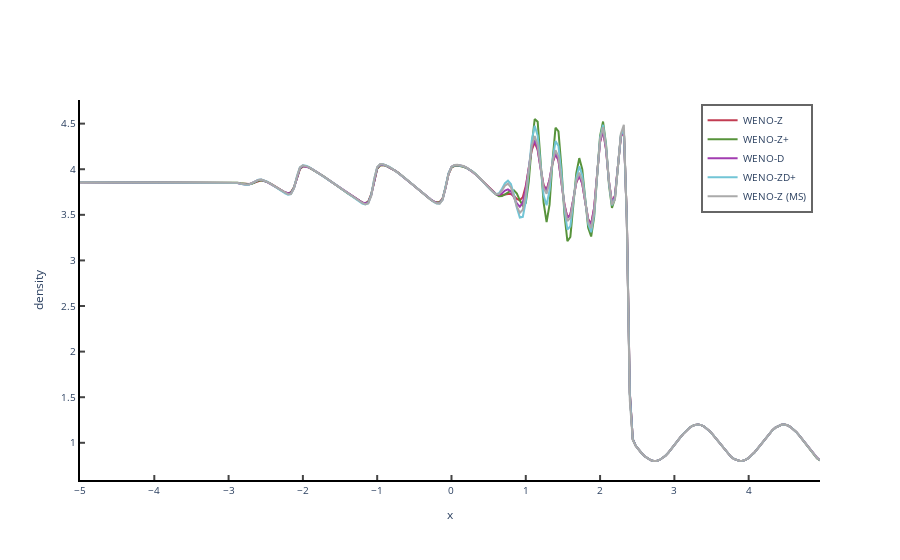
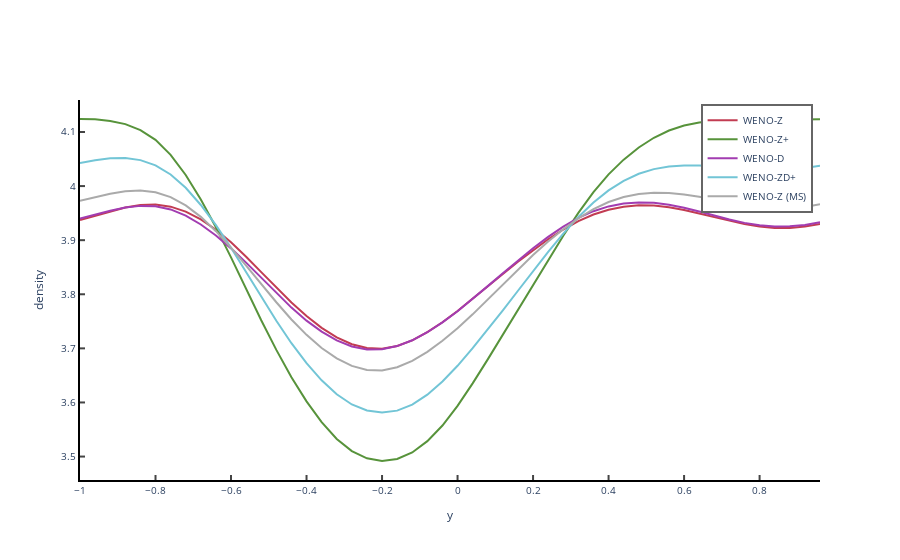

Notebook cell for these charts, in order:
### Code cell
fig_x = make_subplots(
    rows  = 1, 
    cols  = 1
)

fig_y = make_subplots(
    rows  = 1, 
    cols  = 1
)

interval_x = (-5, 5)
interval_y = (-1, 1)

N     = 250
N_ref = 400

Δx       = 10/N
Δy       = Δx
Δx_ref   = 10/N_ref
Δy_ref   = 10/N_ref

malha_x = np.arange(interval_x[0], interval_x[1], Δx, dtype=dtype)
malha_y = np.arange(interval_y[0], interval_y[1], Δy, dtype=dtype)

x_ref = np.arange(interval_x[0], interval_x[1], Δx_ref, dtype=dtype)
y_ref = np.arange(interval_y[0], interval_y[1], Δy_ref, dtype=dtype)

#     fig.add_trace(
#         ply_go.Scatter(
#             x     = x_ref,
#             y     = y_ref,
#             mode  = "lines"                                          ,
#             line  = ply_go.scatter.Line(color = "#666666", width = 1),
#             name  = "Reference"                                      ,
#             xaxis = "x"                                              ,
#             yaxis = "y"                                              ,
#             legendgroup = "Reference"
#         ),
#         row = 1,
#         col = 1
#     )

for nome in nomes:
    y = ux[nome]

    fig_x.add_trace(
        ply_go.Scatter(
            x          = malha_x ,
            y          = y       ,
            mode       = "lines" ,
            name       = nome    ,
            line = ply_go.scatter.Line(
                color = cores[nome],
                width = 2
            )
        ),
        row = 1,
        col = 1
    )

    y = uy[nome]

    fig_y.add_trace(
        ply_go.Scatter(
            x          = malha_y ,
            y          = y       ,
            mode       = "lines" ,
            name       = nome    ,
            line = ply_go.scatter.Line(
                color = cores[nome],
                width = 2
            )
        ),
        row = 1,
        col = 1
    )

fig_x.update_layout(
    paper_bgcolor = "#FFFFFF",
    plot_bgcolor  = "#FFFFFF",
    xaxis         = dict(
        linecolor = "#000000" , 
        ticks     = "inside"  ,
        title     = "x"
    ),
    yaxis         = dict(
        linecolor = "#000000" ,
        ticks     = "inside"  ,
        title     = "density"  
    )
)
fig_x.update_layout(
    paper_bgcolor = "#FFFFFF",
    plot_bgcolor  = "#FFFFFF",
    font_size     = 10       ,
    xaxis         = dict(
        linecolor = "#000000" , 
        ticks     = "inside"  ,
        tickwidth = 2         ,
        title     = "x"       ,
        linewidth = 2         ,
        tickfont_size = 10
    ),
    yaxis         = dict(
        linecolor = "#000000" ,
        ticks     = "inside"  ,
        tickwidth = 2         ,
        title     = "density" ,
        linewidth = 2         ,
        tickfont_size = 10
    ),
    legend = dict(
        yanchor       = "top"    ,
        y             = 0.99     ,
        xanchor       = "right"  ,
        x             = 0.99     ,
        title         = ""       ,
        bordercolor   = "#666666",
        borderwidth   = 2        ,
        itemsizing    = "trace"  ,
        tracegroupgap = 0.7
    )
)
fig_x.update_yaxes(exponentformat="power")
fig_x.show()

fig_y.update_layout(
    paper_bgcolor = "#FFFFFF",
    plot_bgcolor  = "#FFFFFF",
    xaxis         = dict(
        linecolor = "#000000" , 
        ticks     = "inside"  ,
        title     = "y"
    ),
    yaxis         = dict(
        linecolor = "#000000" ,
        ticks     = "inside"  ,
        title     = "density"  
    )
)
fig_y.update_layout(
    paper_bgcolor = "#FFFFFF",
    plot_bgcolor  = "#FFFFFF",
    font_size     = 10       ,
    xaxis         = dict(
        linecolor = "#000000" , 
        ticks     = "inside"  ,
        tickwidth = 2         ,
        title     = "y"       ,
        linewidth = 2         ,
        tickfont_size = 10
    ),
    yaxis         = dict(
        linecolor = "#000000" ,
        ticks     = "inside"  ,
        tickwidth = 2         ,
        title     = "density" ,
        linewidth = 2         ,
        tickfont_size = 10
    ),
    legend = dict(
        yanchor       = "top"    ,
        y             = 0.99     ,
        xanchor       = "right"  ,
        x             = 0.99     ,
        title         = ""       ,
        bordercolor   = "#666666",
        borderwidth   = 2        ,
        itemsizing    = "trace"  ,
        tracegroupgap = 0.7
    )
)
fig_y.update_yaxes(exponentformat="power")
fig_y.show()

fig_x.write_html("htmls/Shock-Entropy Wave WENO-ZD+ com MS (y = 0.76).html")
# fig_x.write_image("htmls/" + problema[2:] + " WENO-ZD+.pdf", width = 2250, height = 1450)

fig_y.write_html("htmls/Shock-Entropy Wave WENO-ZD+ com MS (x = 1.72).html")
# fig_x.write_image("htmls/" + problema[2:] + " WENO-ZD+.pdf", width = 2250, height = 1450)

### Figure 1 — Plotly figure (JSON) as saved in the notebook; plotly's stock layout.template omitted (floating-point values rounded to 4 significant figures; data arrays with more than 128 entries replaced by an {"elided": "..."} marker saying what was removed)
{"data": [{"line": {"color": "#C23C52", "width": 2}, "mode": "lines", "name": "WENO-Z", "type": "scatter", "x": {"elided": "250 float values"}, "xaxis": "x", "y": {"elided": "250 float values"}, "yaxis": "y"}, {"line": {"color": "#57933B", "width": 2}, "mode": "lines", "name": "WENO-Z+", "type": "scatter", "x": {"elided": "250 float values"}, "xaxis": "x", "y": {"elided": "250 float values"}, "yaxis": "y"}, {"line": {"color": "#A23CB1", "width": 2}, "mode": "lines", "name": "WENO-D", "type": "scatter", "x": {"elided": "250 float values"}, "xaxis": "x", "y": {"elided": "250 float values"}, "yaxis": "y"}, {"line": {"color": "#72C5D6", "width": 2}, "mode": "lines", "name": "WENO-ZD+", "type": "scatter", "x": {"elided": "250 float values"}, "xaxis": "x", "y": {"elided": "250 float values"}, "yaxis": "y"}, {"line": {"color": "#AAAAAA", "width": 2}, "mode": "lines", "name": "WENO-Z (MS)", "type": "scatter", "x": {"elided": "250 float values"}, "xaxis": "x", "y": {"elided": "250 float values"}, "yaxis": "y"}], "layout": {"autosize": true, "font": {"size": 10}, "legend": {"bordercolor": "#666666", "borderwidth": 2, "itemsizing": "trace", "title": {"text": ""}, "tracegroupgap": 0.7, "x": 0.99, "xanchor": "right", "y": 0.99, "yanchor": "top"}, "paper_bgcolor": "#FFFFFF", "plot_bgcolor": "#FFFFFF", "xaxis": {"anchor": "y", "autorange": true, "domain": [0, 1], "linecolor": "#000000", "linewidth": 2, "range": [-5, 4.96], "tickfont": {"size": 10}, "ticks": "inside", "tickwidth": 2, "title": {"text": "x"}, "type": "linear"}, "yaxis": {"anchor": "x", "autorange": true, "domain": [0, 1], "exponentformat": "power", "linecolor": "#000000", "linewidth": 2, "range": [0.592, 4.759], "tickfont": {"size": 10}, "ticks": "inside", "tickwidth": 2, "title": {"text": "density"}, "type": "linear"}}}

### Figure 2 — Plotly figure (JSON) as saved in the notebook; plotly's stock layout.template omitted (floating-point values rounded to 4 significant figures)
{"data": [{"line": {"color": "#C23C52", "width": 2}, "mode": "lines", "name": "WENO-Z", "type": "scatter", "x": [-1, -0.96, -0.92, -0.88, -0.84, -0.8, -0.76, -0.72, -0.68, -0.64, -0.6, -0.56, -0.52, -0.48, -0.44, -0.4, -0.36, -0.32, -0.28, -0.24, -0.2, -0.16, -0.12, -0.08, -0.04, 8.882e-16, 0.04, 0.08, 0.12, 0.16, 0.2, 0.24, 0.28, 0.32, 0.36, 0.4, 0.44, 0.48, 0.52, 0.56, 0.6, 0.64, 0.68, 0.72, 0.76, 0.8, 0.84, 0.88, 0.92, 0.96], "xaxis": "x", "y": [3.937, 3.945, 3.953, 3.96, 3.965, 3.966, 3.962, 3.953, 3.938, 3.919, 3.896, 3.87, 3.841, 3.812, 3.785, 3.76, 3.738, 3.72, 3.708, 3.701, 3.7, 3.704, 3.715, 3.73, 3.748, 3.769, 3.791, 3.814, 3.837, 3.86, 3.882, 3.902, 3.92, 3.935, 3.947, 3.956, 3.962, 3.964, 3.964, 3.961, 3.956, 3.949, 3.943, 3.936, 3.93, 3.925, 3.923, 3.923, 3.925, 3.93], "yaxis": "y"}, {"line": {"color": "#57933B", "width": 2}, "mode": "lines", "name": "WENO-Z+", "type": "scatter", "x": [-1, -0.96, -0.92, -0.88, -0.84, -0.8, -0.76, -0.72, -0.68, -0.64, -0.6, -0.56, -0.52, -0.48, -0.44, -0.4, -0.36, -0.32, -0.28, -0.24, -0.2, -0.16, -0.12, -0.08, -0.04, 8.882e-16, 0.04, 0.08, 0.12, 0.16, 0.2, 0.24, 0.28, 0.32, 0.36, 0.4, 0.44, 0.48, 0.52, 0.56, 0.6, 0.64, 0.68, 0.72, 0.76, 0.8, 0.84, 0.88, 0.92, 0.96], "xaxis": "x", "y": [4.124, 4.123, 4.12, 4.115, 4.104, 4.085, 4.058, 4.02, 3.975, 3.924, 3.868, 3.81, 3.752, 3.697, 3.647, 3.602, 3.564, 3.532, 3.51, 3.497, 3.492, 3.496, 3.508, 3.528, 3.557, 3.594, 3.635, 3.68, 3.726, 3.771, 3.817, 3.863, 3.908, 3.951, 3.989, 4.022, 4.049, 4.071, 4.089, 4.103, 4.112, 4.118, 4.121, 4.122, 4.122, 4.122, 4.122, 4.122, 4.123, 4.124], "yaxis": "y"}, {"line": {"color": "#A23CB1", "width": 2}, "mode": "lines", "name": "WENO-D", "type": "scatter", "x": [-1, -0.96, -0.92, -0.88, -0.84, -0.8, -0.76, -0.72, -0.68, -0.64, -0.6, -0.56, -0.52, -0.48, -0.44, -0.4, -0.36, -0.32, -0.28, -0.24, -0.2, -0.16, -0.12, -0.08, -0.04, 8.882e-16, 0.04, 0.08, 0.12, 0.16, 0.2, 0.24, 0.28, 0.32, 0.36, 0.4, 0.44, 0.48, 0.52, 0.56, 0.6, 0.64, 0.68, 0.72, 0.76, 0.8, 0.84, 0.88, 0.92, 0.96], "xaxis": "x", "y": [3.94, 3.947, 3.954, 3.96, 3.963, 3.963, 3.957, 3.945, 3.929, 3.909, 3.885, 3.859, 3.831, 3.802, 3.775, 3.751, 3.731, 3.715, 3.703, 3.698, 3.698, 3.704, 3.715, 3.73, 3.748, 3.769, 3.791, 3.815, 3.839, 3.863, 3.885, 3.906, 3.925, 3.941, 3.954, 3.962, 3.968, 3.97, 3.969, 3.966, 3.96, 3.953, 3.946, 3.938, 3.932, 3.927, 3.925, 3.926, 3.928, 3.933], "yaxis": "y"}, {"line": {"color": "#72C5D6", "width": 2}, "mode": "lines", "name": "WENO-ZD+", "type": "scatter", "x": [-1, -0.96, -0.92, -0.88, -0.84, -0.8, -0.76, -0.72, -0.68, -0.64, -0.6, -0.56, -0.52, -0.48, -0.44, -0.4, -0.36, -0.32, -0.28, -0.24, -0.2, -0.16, -0.12, -0.08, -0.04, 8.882e-16, 0.04, 0.08, 0.12, 0.16, 0.2, 0.24, 0.28, 0.32, 0.36, 0.4, 0.44, 0.48, 0.52, 0.56, 0.6, 0.64, 0.68, 0.72, 0.76, 0.8, 0.84, 0.88, 0.92, 0.96], "xaxis": "x", "y": [4.043, 4.048, 4.051, 4.052, 4.048, 4.038, 4.021, 3.997, 3.965, 3.928, 3.886, 3.841, 3.796, 3.751, 3.71, 3.673, 3.641, 3.615, 3.596, 3.585, 3.581, 3.585, 3.596, 3.614, 3.639, 3.668, 3.7, 3.735, 3.77, 3.807, 3.843, 3.878, 3.912, 3.943, 3.97, 3.992, 4.01, 4.023, 4.031, 4.036, 4.038, 4.038, 4.037, 4.034, 4.032, 4.03, 4.03, 4.031, 4.034, 4.038], "yaxis": "y"}, {"line": {"color": "#AAAAAA", "width": 2}, "mode": "lines", "name": "WENO-Z (MS)", "type": "scatter", "x": [-1, -0.96, -0.92, -0.88, -0.84, -0.8, -0.76, -0.72, -0.68, -0.64, -0.6, -0.56, -0.52, -0.48, -0.44, -0.4, -0.36, -0.32, -0.28, -0.24, -0.2, -0.16, -0.12, -0.08, -0.04, 8.882e-16, 0.04, 0.08, 0.12, 0.16, 0.2, 0.24, 0.28, 0.32, 0.36, 0.4, 0.44, 0.48, 0.52, 0.56, 0.6, 0.64, 0.68, 0.72, 0.76, 0.8, 0.84, 0.88, 0.92, 0.96], "xaxis": "x", "y": [3.973, 3.979, 3.986, 3.99, 3.992, 3.988, 3.98, 3.964, 3.943, 3.917, 3.886, 3.853, 3.819, 3.785, 3.753, 3.725, 3.701, 3.681, 3.668, 3.66, 3.659, 3.665, 3.677, 3.694, 3.714, 3.737, 3.763, 3.79, 3.818, 3.846, 3.873, 3.898, 3.92, 3.94, 3.957, 3.971, 3.98, 3.985, 3.987, 3.987, 3.985, 3.98, 3.975, 3.969, 3.964, 3.96, 3.958, 3.958, 3.961, 3.966], "yaxis": "y"}], "layout": {"autosize": true, "font": {"size": 10}, "legend": {"bordercolor": "#666666", "borderwidth": 2, "itemsizing": "trace", "title": {"text": ""}, "tracegroupgap": 0.7, "x": 0.99, "xanchor": "right", "y": 0.99, "yanchor": "top"}, "paper_bgcolor": "#FFFFFF", "plot_bgcolor": "#FFFFFF", "xaxis": {"anchor": "y", "autorange": true, "domain": [0, 1], "linecolor": "#000000", "linewidth": 2, "range": [-1, 0.96], "tickfont": {"size": 10}, "ticks": "inside", "tickwidth": 2, "title": {"text": "y"}, "type": "linear"}, "yaxis": {"anchor": "x", "autorange": true, "domain": [0, 1], "exponentformat": "power", "linecolor": "#000000", "linewidth": 2, "range": [3.457, 4.159], "tickfont": {"size": 10}, "ticks": "inside", "tickwidth": 2, "title": {"text": "density"}, "type": "linear"}}}
